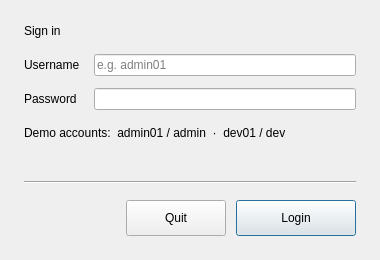
<?xml version="1.0" encoding="UTF-8"?>
<ui version="4.0">
 <class>LoginDialog</class>
 <widget class="QDialog" name="LoginDialog">
  <property name="geometry">
   <rect>
    <x>0</x>
    <y>0</y>
    <width>380</width>
    <height>260</height>
   </rect>
  </property>
  <property name="minimumSize">
   <size>
    <width>360</width>
    <height>240</height>
   </size>
  </property>
  <property name="windowTitle">
   <string>DocuCheck — Login</string>
  </property>
  <layout class="QVBoxLayout" name="rootLayout">
   <property name="spacing">
    <number>16</number>
   </property>
   <property name="leftMargin">
    <number>24</number>
   </property>
   <property name="topMargin">
    <number>24</number>
   </property>
   <property name="rightMargin">
    <number>24</number>
   </property>
   <property name="bottomMargin">
    <number>24</number>
   </property>
   <item>
    <widget class="QLabel" name="labelLoginTitle">
     <property name="text">
      <string>Sign in</string>
     </property>
     <property name="role" stdset="0">
      <string>section</string>
     </property>
    </widget>
   </item>
   <item>
    <layout class="QFormLayout" name="formLogin">
     <property name="fieldGrowthPolicy">
      <enum>QFormLayout::FieldGrowthPolicy::AllNonFixedFieldsGrow</enum>
     </property>
     <property name="horizontalSpacing">
      <number>14</number>
     </property>
     <property name="verticalSpacing">
      <number>12</number>
     </property>
     <item row="0" column="0">
      <widget class="QLabel" name="labelUsername">
       <property name="text">
        <string>Username</string>
       </property>
       <property name="role" stdset="0">
        <string>field</string>
       </property>
      </widget>
     </item>
     <item row="0" column="1">
      <widget class="QLineEdit" name="lineEditUsername">
       <property name="placeholderText">
        <string>e.g. admin01</string>
       </property>
      </widget>
     </item>
     <item row="1" column="0">
      <widget class="QLabel" name="labelPassword">
       <property name="text">
        <string>Password</string>
       </property>
       <property name="role" stdset="0">
        <string>field</string>
       </property>
      </widget>
     </item>
     <item row="1" column="1">
      <widget class="QLineEdit" name="lineEditPassword">
       <property name="echoMode">
        <enum>QLineEdit::EchoMode::Password</enum>
       </property>
      </widget>
     </item>
    </layout>
   </item>
   <item>
    <widget class="QLabel" name="labelLoginHint">
     <property name="text">
      <string>Demo accounts:  admin01 / admin  ·  dev01 / dev</string>
     </property>
     <property name="role" stdset="0">
      <string>hint</string>
     </property>
    </widget>
   </item>
   <item>
    <spacer name="loginSpacer">
     <property name="orientation">
      <enum>Qt::Orientation::Vertical</enum>
     </property>
     <property name="sizeHint" stdset="0">
      <size>
       <width>0</width>
       <height>8</height>
      </size>
     </property>
    </spacer>
   </item>
   <item>
    <widget class="Line" name="dividerBottom">
     <property name="orientation">
      <enum>Qt::Orientation::Horizontal</enum>
     </property>
    </widget>
   </item>
   <item>
    <layout class="QHBoxLayout" name="dialogButtons">
     <property name="spacing">
      <number>10</number>
     </property>
     <item>
      <spacer name="dialogButtonsSpacer">
       <property name="orientation">
        <enum>Qt::Orientation::Horizontal</enum>
       </property>
       <property name="sizeHint" stdset="0">
        <size>
         <width>40</width>
         <height>20</height>
        </size>
       </property>
      </spacer>
     </item>
     <item>
      <widget class="QPushButton" name="pushButtonQuit">
       <property name="minimumSize">
        <size>
         <width>100</width>
         <height>36</height>
        </size>
       </property>
       <property name="cursor">
        <cursorShape>PointingHandCursor</cursorShape>
       </property>
       <property name="text">
        <string>Quit</string>
       </property>
      </widget>
     </item>
     <item>
      <widget class="QPushButton" name="pushButtonLogin">
       <property name="minimumSize">
        <size>
         <width>120</width>
         <height>36</height>
        </size>
       </property>
       <property name="cursor">
        <cursorShape>PointingHandCursor</cursorShape>
       </property>
       <property name="text">
        <string>Login</string>
       </property>
       <property name="default">
        <bool>true</bool>
       </property>
      </widget>
     </item>
    </layout>
   </item>
  </layout>
 </widget>
 <resources/>
 <connections/>
</ui>
